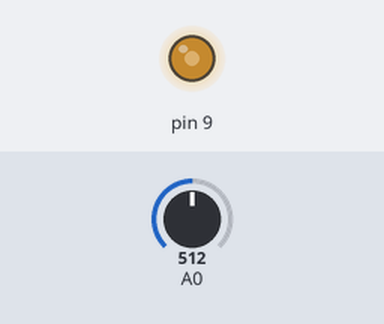
This sketch was run on a simulated Arduino Uno, built with avr-gcc and run on an emulated ATmega328P. Parts: output pins drawn as LEDs (lit = HIGH). The inputs (shaded band) are chosen by the test bench; at power-on: A0 = 512.

Above: at 1.2 s.
1.3 s: A0 set to 716
At 1.7 s:
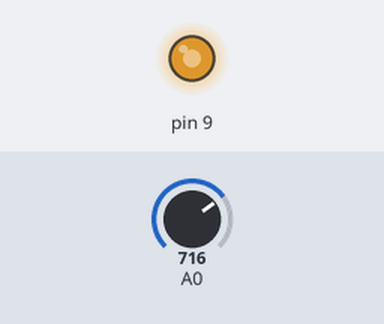
2.8 s: A0 set to 900
At 4.0 s:
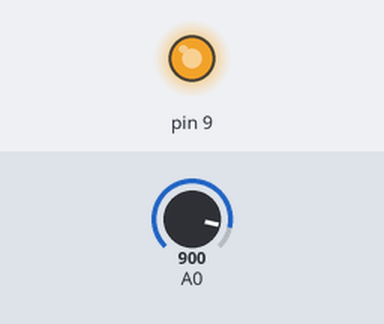
4.3 s: A0 set to 122
At 5.4 s:
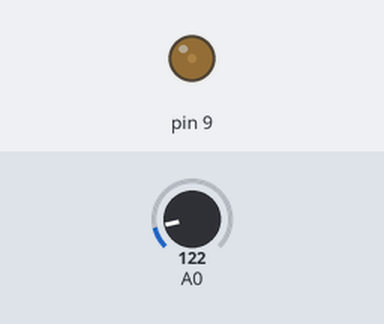
5.8 s: A0 set to 0
At 6.6 s:
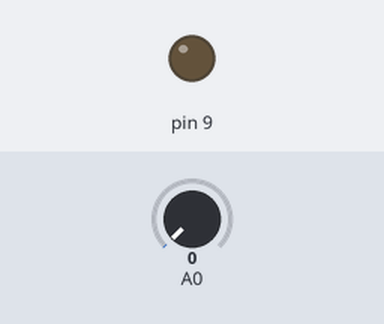
7.3 s: A0 set to 511
At 7.9 s:
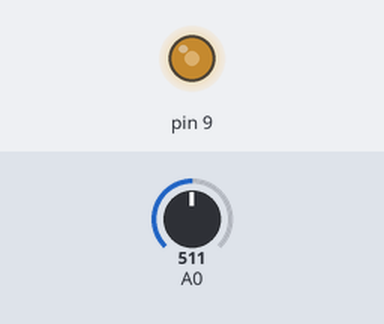
Timing chart, 0 to 9.8 s (numbered marks = the images above; inputs shaded):
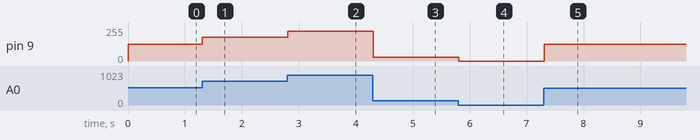

The sketch:

Project_9_Code.ino
```cpp
void setup() {
pinMode(9, OUTPUT);

}
void loop() {

 int value = analogRead(0); //Read analog value from pot

 int value2 = map(value, 0, 1023, 0, 255); /*Map value 0-1023 to 0-255*/

 analogWrite(9, value2); //Send PWM value to led
 delay(100); //Small delay
}
```

Measured:
- after the input at 1.3 s, pin 9: 127/255 → 178/255 at once
- after the input at 2.8 s, pin 9: 178/255 → 224/255 at once
- after the input at 4.3 s, pin 9: 224/255 → 30/255 at once
- after the input at 5.8 s, pin 9: 30/255 → 0/255 at once
- after the input at 7.3 s, pin 9: 0/255 → 127/255 at once
